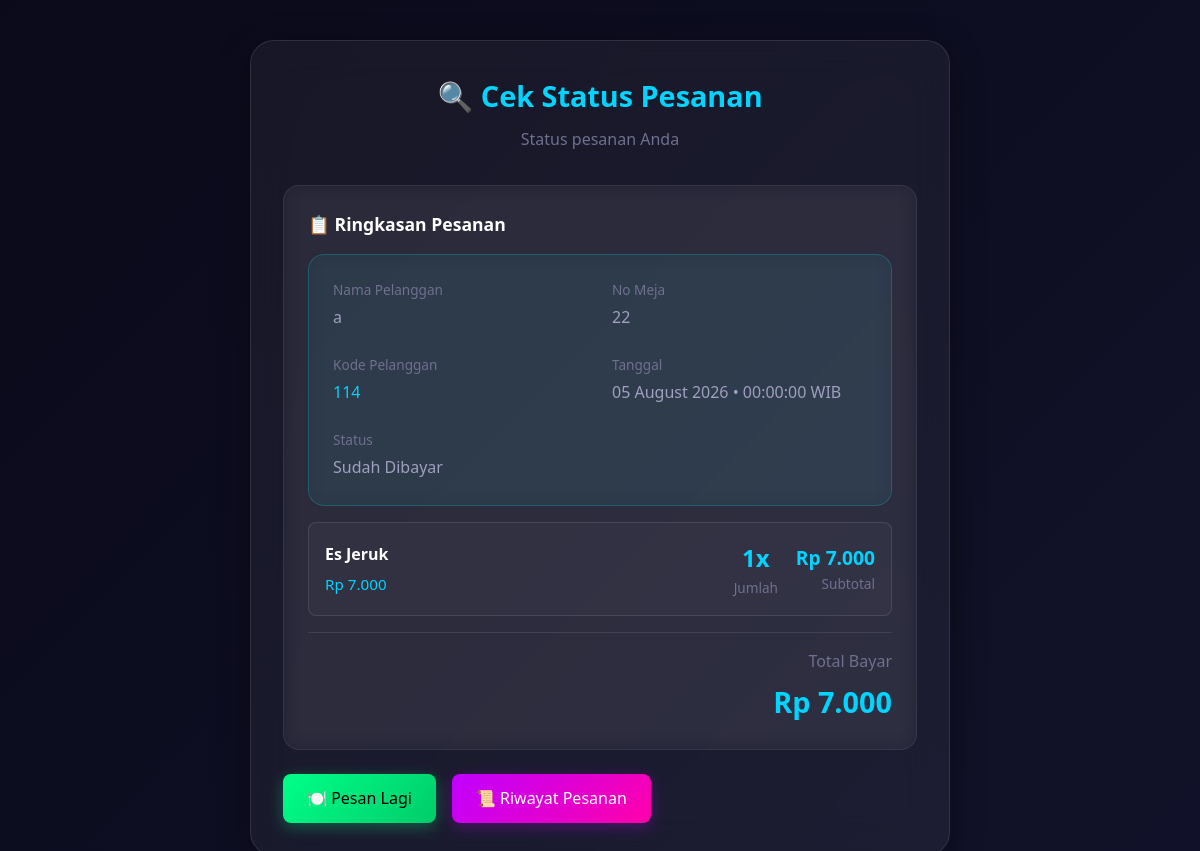
/pemesanan_pelanggan/cek_status.php?nomor=ORD-20260805-0001, run on the app's committed database.
### tables this page shows
CREATE TABLE `data_pesanan` (
  `id_pesanan` int(11) NOT NULL,
  `tgl_pesanan` datetime DEFAULT NULL,
  `nama_pelanggan` varchar(100) DEFAULT NULL,
  `no_meja` varchar(20) DEFAULT NULL,
  `kode_pelanggan` varchar(50) DEFAULT NULL,
  `id_pelanggan` int(11) DEFAULT NULL,
  `total_harga` decimal(10,2) NOT NULL DEFAULT 0.00,
  `status` varchar(30) NOT NULL DEFAULT 'Menunggu',
  `metode_pembayaran` varchar(50) DEFAULT NULL,
  `nomor_pesanan` varchar(20) DEFAULT NULL
);

CREATE TABLE `rincian_pesanan` (
  `id_rincian` int(11) NOT NULL,
  `id_pesanan` int(11) NOT NULL,
  `id_menu` int(11) NOT NULL,
  `jumlah` int(11) NOT NULL
);

CREATE TABLE `data_menu` (
  `id_menu` int(11) NOT NULL,
  `nama_menu` varchar(100) NOT NULL,
  `jenis_menu` varchar(50) NOT NULL,
  `harga` decimal(10,2) NOT NULL,
  `status` varchar(20) NOT NULL DEFAULT 'Tersedia'
);

### pemesanan_pelanggan/cek_status.php (the view, shortened to what this page needs)
<?php
include "../koneksi.php";
$auto_check = false;
$detail_pesanan = null;
$data_pesanan = null;
if(isset($_GET['nomor']) && !empty($_GET['nomor'])){
    $nomor_pesanan = trim($_GET['nomor']);
    $cek = mysqli_fetch_assoc(mysqli_query($conn,
        "SELECT * FROM data_pesanan WHERE nomor_pesanan = '$nomor_pesanan' LIMIT 1"));
    if($cek){
        $data_pesanan = $cek;
        $id_pesanan = $cek['id_pesanan'];
        $detail_pesanan = mysqli_query($conn,
            "SELECT d.*, m.nama_menu, m.harga
             FROM rincian_pesanan d
             JOIN data_menu m ON d.id_menu = m.id_menu
             WHERE d.id_pesanan = '$id_pesanan'");
        $auto_check = true;
    } else {
        $status_pesanan = "❌ Nomor pesanan tidak ditemukan!";
    }
}
?>
<!DOCTYPE html>
<html lang="id">
<head>
    <link rel="stylesheet" href="../assets/css/style.css">
</head>
<body>
<div class="glass-container" style="max-width: 700px; margin: 40px auto; padding: 32px;">
    <div style="text-align: center; margin-bottom: 32px;">
        <h2 style="margin-bottom: 8px;">🔍 Cek Status Pesanan</h2>
        <p style="color: var(--text-muted);"><?= $auto_check ? 'Status pesanan Anda' : 'Lacak status pesanan Anda' ?></p>
    </div>
    <?php if($data_pesanan): ?>
    <div class="glass-card mb-3">
        <h3 style="margin-bottom: 16px; font-size: 1.1rem;">📋 Ringkasan Pesanan</h3>
        <div class="glass-card" style="background: rgba(0, 245, 255, 0.05); border-color: rgba(0, 245, 255, 0.2); margin-bottom: 16px;">
            <div class="grid grid-2">
                <div>
                    <p style="color: var(--text-muted); margin-bottom: 4px; font-size: 0.85rem;">Nama Pelanggan</p>
                    <p style="font-weight: 500; margin: 0;"><?= $data_pesanan['nama_pelanggan'] ?></p>
                </div>
                <div>
                    <p style="color: var(--text-muted); margin-bottom: 4px; font-size: 0.85rem;">No Meja</p>
                    <p style="font-weight: 500; margin: 0;"><?= $data_pesanan['no_meja'] ?></p>
                </div>
                <div>
                    <p style="color: var(--text-muted); margin-bottom: 4px; font-size: 0.85rem;">Kode Pelanggan</p>
                    <p style="font-weight: 500; color: var(--neon-cyan); margin: 0;"><?= $data_pesanan['kode_pelanggan'] ?></p>
                </div>
                <div>
                    <p style="color: var(--text-muted); margin-bottom: 4px; font-size: 0.85rem;">Tanggal</p>
                    <p style="font-weight: 500; margin: 0;"><?= date('d F Y • H:i:s', strtotime($data_pesanan['tgl_pesanan'])) ?> WIB</p>
                </div>
                <div>
                    <p style="color: var(--text-muted); margin-bottom: 4px; font-size: 0.85rem;">Status</p>
                    <p style="font-weight: 500; margin: 0;" data-status><?= $data_pesanan['status'] ?></p>
                </div>
            </div>
        </div>
        <div style="margin-bottom: 16px;">
            <?php
            while ($d = mysqli_fetch_assoc($detail_pesanan)):
            ?>
            <div class="menu-item" style="background: rgba(255, 255, 255, 0.03);">
                <div class="menu-item-info">
                    <div class="menu-item-name"><?= $d['nama_menu'] ?></div>
                    <div class="menu-item-price">Rp <?= number_format($d['harga'], 0, ',', '.') ?></div>
                </div>
                <div class="menu-item-quantity">
                    <div style="text-align: center;">
                        <div style="font-size: 1.5rem; font-weight: 600; color: var(--neon-cyan);"><?= $d['jumlah'] ?>x</div>
                        <div style="font-size: 0.85rem; color: var(--text-muted);">Jumlah</div>
                    </div>
                </div>
                <div class="menu-item-subtotal" style="text-align: right;">
                    <div style="font-size: 1.2rem; font-weight: 600; color: var(--neon-cyan);">Rp <?= number_format($d['harga'] * $d['jumlah'], 0, ',', '.') ?></div>
                    <div style="font-size: 0.85rem; color: var(--text-muted);">Subtotal</div>
                </div>
            </div>
            <?php endwhile; ?>
        </div>
        <div style="text-align: right; margin-top: 16px; padding-top: 16px; border-top: 1px solid var(--glass-border);">
            <p style="color: var(--text-muted); margin-bottom: 4px;">Total Bayar</p>
            <p style="font-size: 1.8rem; font-weight: 600; color: var(--neon-cyan); margin: 0;">Rp <?= number_format($data_pesanan['total_harga'], 0, ',', '.') ?></p>
        </div>
    </div>
    <?php endif; ?>
    <div style="text-align: center; margin-top: 24px;">
        <?php if($auto_check): ?>
        <div class="d-flex gap-2 justify-center">
            <a href="pesan_pelanggan.php" class="btn btn-success">🍽️ Pesan Lagi</a>
            <a href="riwayat_pesanan.php" class="btn btn-secondary">📜 Riwayat Pesanan</a>
        </div>
        <?php else: ?>
        <a href="pesan_pelanggan.php" class="btn btn-outline">⬅️ Kembali ke Halaman Pemesanan</a>
        <?php endif; ?>
    </div>
</div>
</body>
</html>

### assets/css/style.css (style rules this page uses)
:root { --bg-primary: #0a0a1a; --bg-secondary: #12122a; --bg-tertiary: #1a1a3a; --glass-bg: rgba(255, 255, 255, 0.05); --glass-border: rgba(255, 255, 255, 0.1); --glass-shadow: 0 8px 32px rgba(0, 0, 0, 0.37); --neon-blue: #00f5ff; --neon-purple: #bf00ff; --neon-cyan: #00d4ff; --neon-pink: #ff00aa; --text-primary: #ffffff; --text-secondary: #a0a0c0; --text-muted: #707090; --success: #00ff88; --warning: #ffaa00; --error: #ff4466; --gradient-1: linear-gradient(135deg, #667eea 0%, #764ba2 100%); --gradient-2: linear-gradient(135deg, #00f5ff 0%, #00d4ff 100%); --gradient-3: linear-gradient(135deg, #bf00ff 0%, #ff00aa 100%); --gradient-bg: linear-gradient(135deg, #0a0a1a 0%, #1a1a3a 50%, #0a0a1a 100%); --transition: all 0.3s cubic-bezier(0.4, 0, 0.2, 1); --radius-sm: 8px; --radius-md: 16px; --radius-lg: 24px; --radius-xl: 32px; }
* { margin: 0; padding: 0; box-sizing: border-box; }
html { scroll-behavior: smooth; }
body { font-family: 'Segoe UI', 'Inter', -apple-system, BlinkMacSystemFont, sans-serif; background: var(--gradient-bg); background-attachment: fixed; background-size: 400% 400%; animation: gradientShift 15s ease infinite; color: var(--text-primary); min-height: 100vh; line-height: 1.6; }
.glass-container { background: var(--glass-bg); backdrop-filter: blur(20px); -webkit-backdrop-filter: blur(20px); border: 1px solid var(--glass-border); border-radius: var(--radius-lg); box-shadow: var(--glass-shadow); }
.glass-card { background: rgba(255, 255, 255, 0.03); backdrop-filter: blur(10px); -webkit-backdrop-filter: blur(10px); border: 1px solid rgba(255, 255, 255, 0.08); border-radius: var(--radius-md); padding: 24px; transition: var(--transition); }
h1, h2, h3, h4, h5, h6 { color: var(--text-primary); font-weight: 600; margin-bottom: 1rem; }
h2 { font-size: 1.8rem; color: var(--neon-cyan); }
h3 { font-size: 1.4rem; color: var(--text-primary); }
p { color: var(--text-secondary); margin-bottom: 1rem; }
.btn { display: inline-flex; align-items: center; justify-content: center; gap: 8px; padding: 12px 24px; border: none; border-radius: var(--radius-sm); font-size: 1rem; font-weight: 500; cursor: pointer; text-decoration: none; transition: var(--transition); position: relative; overflow: hidden; }
.btn::before { content: ''; position: absolute; top: 0; left: -100%; width: 100%; height: 100%; background: linear-gradient(90deg, transparent, rgba(255,255,255,0.2), transparent); transition: var(--transition); }
.btn-secondary { background: var(--gradient-3); color: #fff; box-shadow: 0 4px 15px rgba(191, 0, 255, 0.3); }
.btn-success { background: linear-gradient(135deg, #00ff88 0%, #00cc6a 100%); color: #000; box-shadow: 0 4px 15px rgba(0, 255, 136, 0.3); }
.grid { display: grid; gap: 24px; }
.grid-2 { grid-template-columns: repeat(2, 1fr); }
.menu-item { display: flex; justify-content: space-between; align-items: center; padding: 16px; background: rgba(255, 255, 255, 0.03); border: 1px solid var(--glass-border); border-radius: var(--radius-sm); transition: var(--transition); }
.menu-item-info { flex: 1; }
.menu-item-name { font-weight: 600; color: var(--text-primary); margin-bottom: 4px; }
.menu-item-price { color: var(--neon-cyan); font-size: 0.95rem; }
.menu-item-quantity { width: 80px; }
.mb-3 { margin-bottom: 24px; }
.d-flex { display: flex; }
.gap-2 { gap: 16px; }

### data on the page
data_pesanan: nama_pelanggan "a", no_meja "22", kode_pelanggan "114", tgl_pesanan "05 August 2026 • 00:00:00", status "Sudah Dibayar", total_harga "7.000"
rincian_pesanan: id_menu.nama_menu "Es Jeruk", id_menu.harga "7.000", jumlah "1", $d['harga'] * $d['jumlah'] "7.000"
